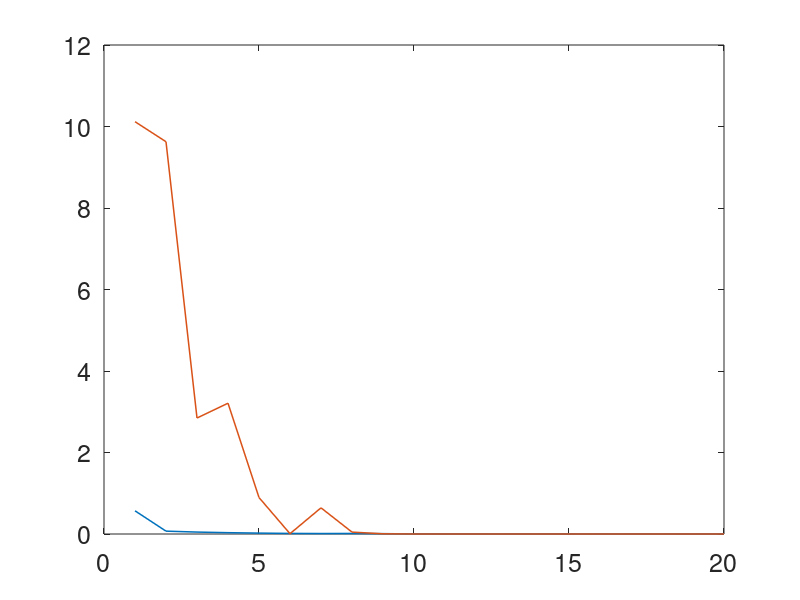

This figure's MATLAB source: (Note: this script raises an error after producing the figure.)
%% Clear Everything %%

clear all ;
close all ;
clc ;



%% Load The Data File %%

load('history_MobileNetV2_MATLAB.csv') ; 



%% Line Plot (Loss) %%

% Total No. of Epochs %
nEpochs = size(history_MobileNetV2_MATLAB, 1) ; 

% x-vector %
x = linspace(1,nEpochs,nEpochs) ;

%%% Loss Scores %%% 
figure('DefaultAxesFontSize',18) 
plot(x, history_MobileNetV2_MATLAB(:, 1), 'Color',[0 0.4470 0.7410], 'LineWidth', 1.1) ;  
hold on ;
plot(x, history_MobileNetV2_MATLAB(:, 3), 'Color','#D95319', 'LineWidth', 1.1) ;
yline(0.0) ;
set(gca,'TickLabelInterpreter','latex','FontSize',18) ;
l = legend('Training','Validation') ;
set(l,'Interpreter','latex','FontSize',18) ;
ylabel('Loss','Interpreter','latex','FontSize',20) ;
xlabel('No. of Epochs','Interpreter','latex','FontSize',20) ;
xlim([1 nEpochs]) ;
ylim([-0.1 10.5])
title('Loss v/s No. of Epochs for MobileNetV2','Interpreter','latex','FontSize',25) ;
set(gca, 'YGrid', 'on', 'XGrid', 'off') ;



%% Line Plot (Accuracy) %%

%%% Accuracy Scores %%% 
figure('DefaultAxesFontSize',18) 
plot(x, history_MobileNetV2_MATLAB(:, 2), 'Color',[0 0.4470 0.7410],'LineWidth', 1.1) ;  
hold on ;
plot(x, history_MobileNetV2_MATLAB(:, 4), 'Color','#D95319', 'LineWidth', 1.1) ;
yline(1.0) ;
set(gca,'TickLabelInterpreter','latex','FontSize',18) ;
l = legend('Training','Validation','Location','southeast') ;
set(l,'Interpreter','latex','FontSize',18) ;
ylabel('Accuracy','Interpreter','latex','FontSize',20) ;
xlabel('No. of Epochs','Interpreter','latex','FontSize',20) ;
xlim([1 nEpochs]) ;
ylim([0.25 1.01])
title('Accuracy v/s No. of Epochs for MobileNetV2','Interpreter','latex','FontSize',25) ;
set(gca, 'YGrid', 'on', 'XGrid', 'off') ;



